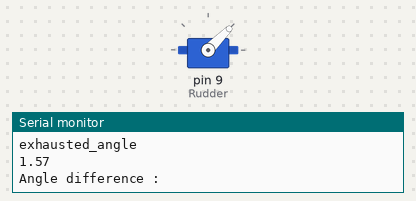
Recording of a sketch running on a simulated Arduino Uno, built with avr-gcc and run on an emulated ATmega328P. Shown: servo, the last lines printed to the serial monitor.

Above: at 2.05 s.
At 4.1 s:
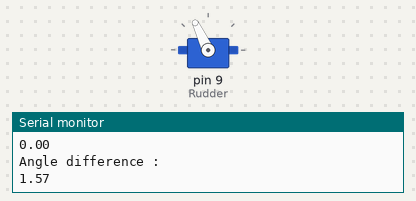
At 8.05 s:
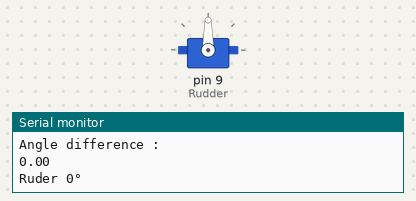
Timing chart, 0 to 9.9 s (numbered marks = the images above):
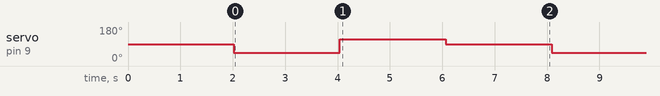

The sketch:

Steering.ino
```cpp
#include <math.h>
#include <Servo.h>  // add servo library
Servo Rudder;  // create servo object to control a servo

float Xmagnetometer;
float Ymagnetometer;
float actual_angle;
float exhausted_angle;
float positionE;
float reachpointE;
float positionN;
float reachpointN;
float vectoridealE;
float vectoridealN;
float differenceangle;

void setup() {
  // put your setup code here, to run once:
Serial.begin(9600);

Rudder.attach(9);
Rudder.write(90);
delay(2000);
Xmagnetometer=0;
Ymagnetometer=0;
vectoridealN = 0;
vectoridealE = 0;

}


void orientation( float(reachpointE),float(reachpointN),float(positionE),float(positionN),float(Xmagnetometer),float(Ymagnetometer)){


actual_angle =   atan2 (Xmagnetometer,Ymagnetometer);  // arc tangent of y/x


vectoridealE = reachpointE - positionE;
vectoridealN = reachpointN - positionN;

exhausted_angle =    atan2 (vectoridealN,vectoridealE);  // arc tangent of y/x

differenceangle =   actual_angle - exhausted_angle;
Serial.println("");
Serial.println("actual_angle");
Serial.println(actual_angle);
Serial.println("exhausted_angle");
Serial.println(exhausted_angle);
Serial.println("Angle difference : ");
Serial.println(differenceangle);


if (differenceangle <= -0.78){ Serial.println("Ruder - 35°");Rudder.write(45);}
if (differenceangle > -0.17 && differenceangle < -0.78){ Serial.println("Ruder - 15°");Rudder.write(75);}
if (differenceangle > -0.17 && differenceangle < 0.17){ Serial.println("Ruder 0°");Rudder.write(90);}
if (differenceangle > 0.17 && differenceangle < 0.78){ Serial.println("Ruder 15°");Rudder.write(105);}
if (differenceangle > 0.78){ Serial.println("Ruder 35°");Rudder.write(115);}
Serial.println("");
delay(2000);
}

void loop() {


positionN = 0;
positionE = 0;

Xmagnetometer=0;
Ymagnetometer=1;

reachpointN = 1;
reachpointE = 0;

orientation(reachpointE,reachpointN,positionE,positionN,Xmagnetometer,Ymagnetometer);

Xmagnetometer=1;
Ymagnetometer=0;

reachpointN = 0;
reachpointE = 1;

orientation(reachpointE,reachpointN,positionE,positionN,Xmagnetometer,Ymagnetometer);


Xmagnetometer=1;
Ymagnetometer=1;
reachpointN = 1;
reachpointE = 1;
orientation(reachpointE,reachpointN,positionE,positionN,Xmagnetometer,Ymagnetometer);


}
```

Measured:
- by itself, servo on pin 9 (Rudder): repeats every 6.1 s: 115° 2.0 s, 90° 2.0 s, 45° 2.0 s
